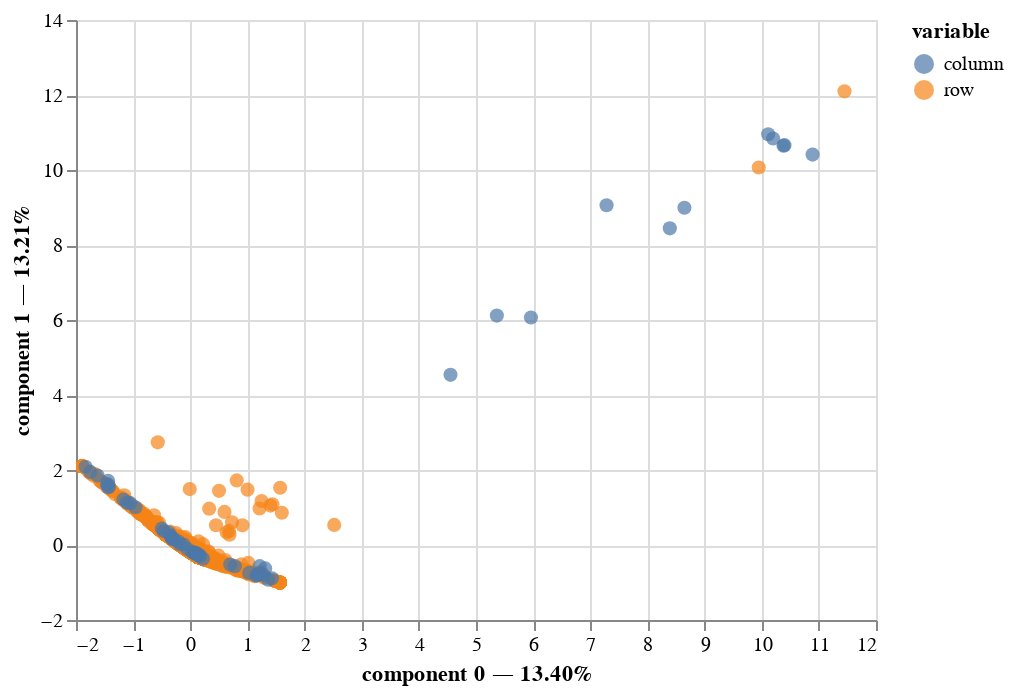

This figure's notebook cell:
### Code cell
# Application de l'ACM
acm_ItemsEnt = prince.MCA(n_components = 2)

acm_ItemsEnt = acm_ItemsEnt.fit(data[ItemsEnt])

ax = acm_ItemsEnt.plot(X=data[ItemsEnt])
ax

### Figure 1 — Vega-Lite specification as saved in the notebook (floating-point values rounded to 4 significant figures; data arrays with more than 128 entries replaced by an {"elided": "..."} marker saying what was removed)
{"config": {"view": {"continuousWidth": 400, "continuousHeight": 300}}, "data": {"name": "data-b8694d235b768a4ee2ce63bb1f5f87a6"}, "mark": {"type": "circle", "size": 50}, "encoding": {"color": {"field": "variable", "type": "nominal"}, "tooltip": [{"field": "variable", "type": "nominal"}, {"field": "value", "type": "nominal"}, {"field": "component 0", "type": "quantitative"}, {"field": "component 1", "type": "quantitative"}], "x": {"axis": {"title": "component 0 — 13.40%"}, "field": "component 0", "scale": {"zero": false}, "type": "quantitative"}, "y": {"axis": {"title": "component 1 — 13.21%"}, "field": "component 1", "scale": {"zero": false}, "type": "quantitative"}}, "selection": {"selector001": {"type": "interval", "bind": "scales", "encodings": ["x", "y"]}}, "$schema": "https://vega.github.io/schema/vega-lite/v4.17.0.json", "datasets": {"data-b8694d235b768a4ee2ce63bb1f5f87a6": {"elided": "1059 records"}}}
